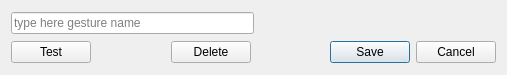
<?xml version="1.0" encoding="UTF-8"?>
<ui version="4.0">
 <class>Gecon::RelationGestureDialog</class>
 <widget class="QDialog" name="Gecon::RelationGestureDialog">
  <property name="geometry">
   <rect>
    <x>0</x>
    <y>0</y>
    <width>507</width>
    <height>75</height>
   </rect>
  </property>
  <property name="windowTitle">
   <string>Dialog</string>
  </property>
  <layout class="QVBoxLayout" name="verticalLayout">
   <item>
    <widget class="QWidget" name="widget_2" native="true">
     <layout class="QHBoxLayout" name="horizontalLayout_3">
      <property name="margin">
       <number>0</number>
      </property>
      <item>
       <widget class="QLineEdit" name="gestureName">
        <property name="placeholderText">
         <string>type here gesture name</string>
        </property>
       </widget>
      </item>
      <item>
       <spacer name="horizontalSpacer">
        <property name="orientation">
         <enum>Qt::Horizontal</enum>
        </property>
        <property name="sizeHint" stdset="0">
         <size>
          <width>40</width>
          <height>20</height>
         </size>
        </property>
       </spacer>
      </item>
     </layout>
    </widget>
   </item>
   <item>
    <widget class="QWidget" name="buttons" native="true">
     <layout class="QHBoxLayout" name="horizontalLayout">
      <property name="margin">
       <number>0</number>
      </property>
      <item>
       <widget class="QPushButton" name="testButton">
        <property name="text">
         <string>Test</string>
        </property>
       </widget>
      </item>
      <item>
       <spacer name="horizontalSpacer_2">
        <property name="orientation">
         <enum>Qt::Horizontal</enum>
        </property>
        <property name="sizeHint" stdset="0">
         <size>
          <width>40</width>
          <height>20</height>
         </size>
        </property>
       </spacer>
      </item>
      <item>
       <widget class="QPushButton" name="deleteButton">
        <property name="text">
         <string>Delete</string>
        </property>
       </widget>
      </item>
      <item>
       <spacer name="horizontalSpacer_3">
        <property name="orientation">
         <enum>Qt::Horizontal</enum>
        </property>
        <property name="sizeHint" stdset="0">
         <size>
          <width>40</width>
          <height>20</height>
         </size>
        </property>
       </spacer>
      </item>
      <item>
       <widget class="QDialogButtonBox" name="buttonBox">
        <property name="sizePolicy">
         <sizepolicy hsizetype="Expanding" vsizetype="Fixed">
          <horstretch>0</horstretch>
          <verstretch>0</verstretch>
         </sizepolicy>
        </property>
        <property name="orientation">
         <enum>Qt::Horizontal</enum>
        </property>
        <property name="standardButtons">
         <set>QDialogButtonBox::Cancel|QDialogButtonBox::Save</set>
        </property>
       </widget>
      </item>
     </layout>
    </widget>
   </item>
  </layout>
 </widget>
 <resources/>
 <connections>
  <connection>
   <sender>buttonBox</sender>
   <signal>rejected()</signal>
   <receiver>Gecon::RelationGestureDialog</receiver>
   <slot>reject()</slot>
   <hints>
    <hint type="sourcelabel">
     <x>409</x>
     <y>52</y>
    </hint>
    <hint type="destinationlabel">
     <x>253</x>
     <y>37</y>
    </hint>
   </hints>
  </connection>
 </connections>
</ui>
